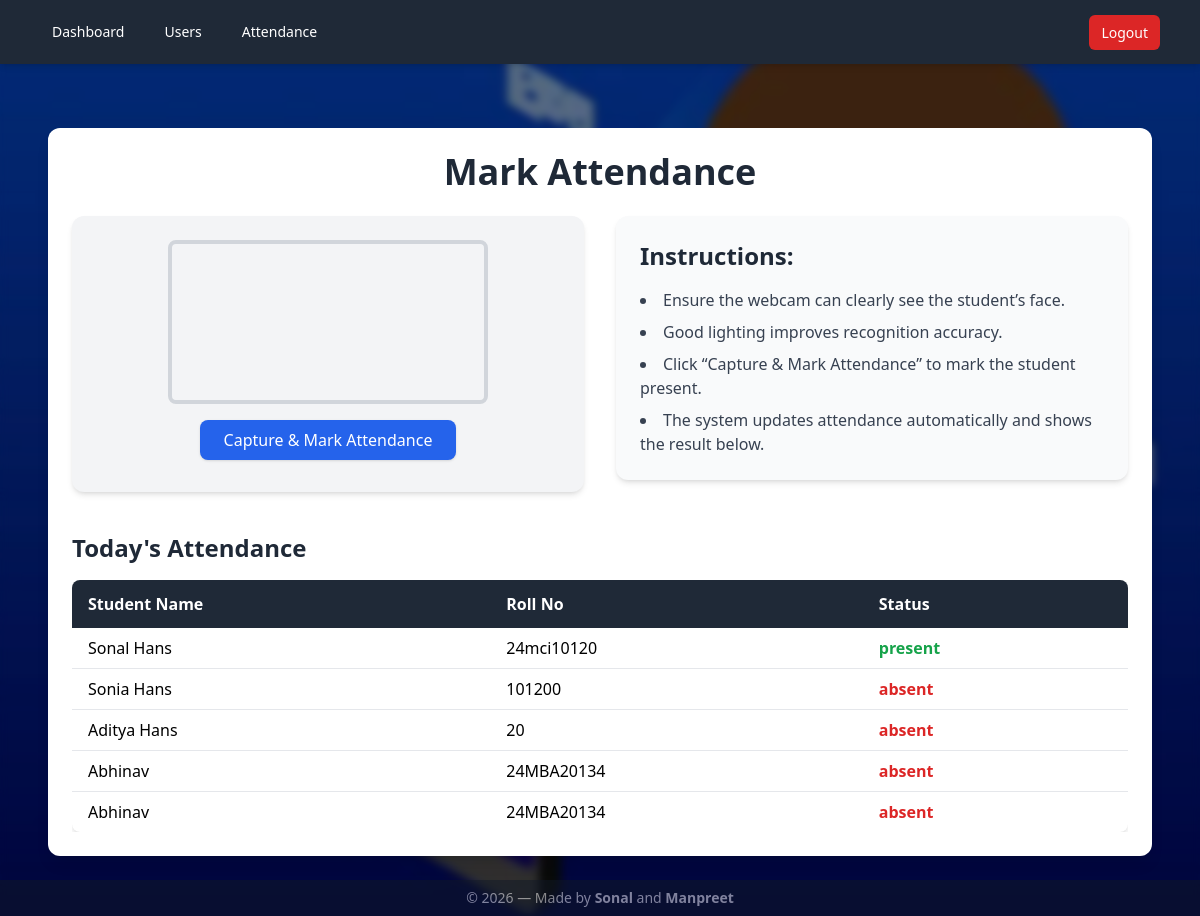
Before: /dashboard (signed in) with the older database file.
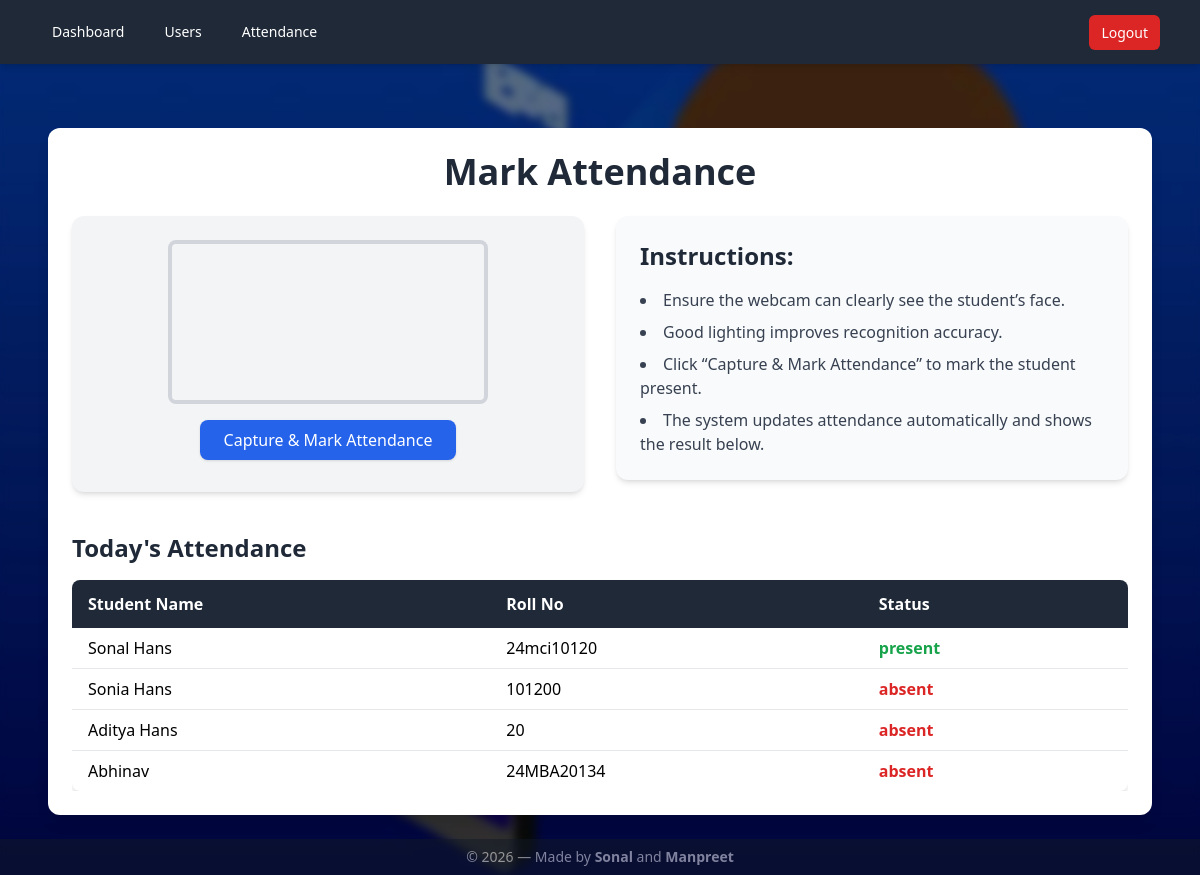
After: the same page with the newer database file.
### tables this page shows
CREATE TABLE users (
            id INTEGER PRIMARY KEY AUTOINCREMENT,
            name TEXT NOT NULL,
            roll TEXT,
            email TEXT
        , admin_username TEXT);

CREATE TABLE attendance (
            id INTEGER PRIMARY KEY AUTOINCREMENT,
            user_id INTEGER NOT NULL,
            date TEXT NOT NULL,
            status TEXT NOT NULL,
            timestamp TEXT NOT NULL,
            FOREIGN KEY(user_id) REFERENCES users(id)
        );

### app.py (the view)
@app.route("/dashboard")
@admin_required
def dashboard():
    current_admin = request.cookies.get("admin")
    conn = get_db()
    cur = conn.cursor()
    cur.execute("SELECT * FROM users WHERE admin_username=? ORDER BY id", (current_admin,))
    users = cur.fetchall()
    today = datetime.date.today().isoformat()
    cur.execute("SELECT a.* FROM attendance a JOIN users u ON a.user_id = u.id WHERE u.admin_username=? AND a.date=?", (current_admin, today))
    rows = {r["user_id"]: r for r in cur.fetchall()}
    conn.close()
    return render_template("dashboard.html", users=users, rows=rows, current_year=datetime.date.today().year)

### app.py (called while the page is built)
def get_db():
    conn = sqlite3.connect(DB_PATH)
    conn.row_factory = sqlite3.Row
    return conn

def admin_required(fn):
    @wraps(fn)
    def wrapper(*args, **kwargs):
        if not request.cookies.get("admin"):
            return redirect(url_for("login"))
        return fn(*args, **kwargs)
    return wrapper

### templates/dashboard.html (shortened to what this page needs)
{% extends "layout.html" %} {% block content %}
<div class="max-w-7xl mx-auto mt-10 p-6 bg-white rounded-xl shadow-lg">
  <h1 class="text-4xl font-bold text-gray-800 mb-6 text-center">
    Mark Attendance
  </h1>
  <div class="flex flex-col md:flex-row items-start justify-between gap-8">
    <div
      class="flex flex-col items-center bg-gray-100 p-6 rounded-xl shadow-md w-full md:w-1/2"
    >
      <video
        id="video"
        class="rounded-lg border-4 border-gray-300"
        width="320"
        height="240"
        autoplay
      ></video>
      <button
        id="captureBtn"
        class="mt-4 px-6 py-2 bg-blue-600 text-white rounded-lg shadow hover:bg-blue-700 transition"
      >
        Capture & Mark Attendance
      </button>
    </div>
    <div class="bg-gray-50 p-6 rounded-xl shadow-md w-full md:w-1/2">
      <h2 class="text-2xl font-semibold text-gray-800 mb-4">Instructions:</h2>
      <ul class="list-disc list-inside text-gray-700 space-y-2">
        <li>Ensure the webcam can clearly see the student’s face.</li>
        <li>Good lighting improves recognition accuracy.</li>
        <li>Click “Capture & Mark Attendance” to mark the student present.</li>
        <li>
          The system updates attendance automatically and shows the result
          below.
        </li>
      </ul>
    </div>
  </div>
  <div class="mt-10">
    <h2 class="text-2xl font-bold text-gray-800 mb-4">Today's Attendance</h2>
    <div class="overflow-x-auto">
      <table class="min-w-full bg-white rounded-lg shadow-md overflow-hidden">
        <thead class="bg-gray-800 text-white">
          <tr>
            <th class="py-3 px-4 text-left">Student Name</th>
            <th class="py-3 px-4 text-left">Roll No</th>
            <th class="py-3 px-4 text-left">Status</th>
          </tr>
        </thead>
        <tbody id="attendanceTable" class="divide-y divide-gray-200">
          {% for user in users %}
          <tr id="user-{{ user.id }}">
            <td class="py-2 px-4">{{ user.name }}</td>
            <td class="py-2 px-4">{{ user.roll or '-' }}</td>
            {% if rows[user.id] %}
            <td class="py-2 px-4 font-bold text-green-600">
              {{ rows[user.id]['status'] }}
            </td>
            {% else %}
            <td class="py-2 px-4 font-bold text-red-600">absent</td>
            {% endif %}
          </tr>
          {% endfor %}
        </tbody>
      </table>
    </div>
  </div>
</div>
{% endblock %}

Changed rows visible on the page:
removed users: name "Abhinav", roll "24MBA20134", shows "absent"
